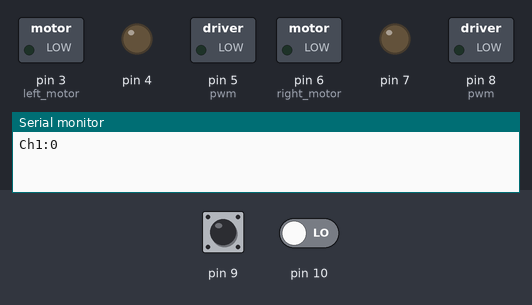
Recording of a sketch running on a simulated Arduino Uno, built with avr-gcc and run on an emulated ATmega328P. Parts: switched loads named in the sketch (green lamp = pin HIGH), output pins drawn as LEDs (lit = HIGH), the last lines printed to the serial monitor. Inputs (shaded band) come from the test bench; at power-on: pin 9 LOW, pin 10 LOW.

Above: at 1.2 s.
1.3 s: pin 9 pulsed HIGH 2 times (0.12 s each, 0.3 s apart)
At 2.2 s:
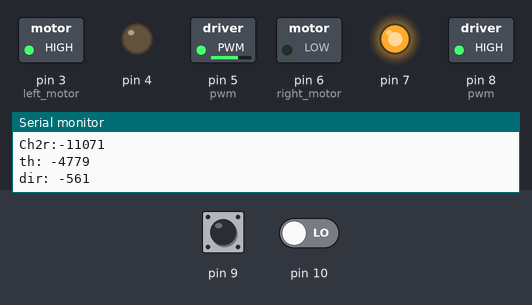
At 5.4 s:
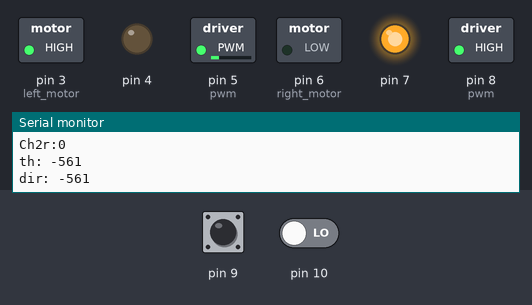
Timing chart, 0 to 6.9 s (numbered marks = the images above; inputs shaded):
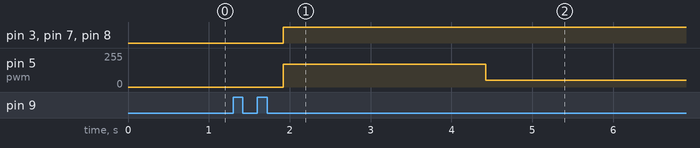

The sketch:

rc_controller3.ino
```cpp
// Define Variables:
//const int chA=3;  //Constant variables relating to pin locations
//const int chB=2;

//#define chA 3;  //Constant variables relating to pin locations
//#define chB 2;

int ch1;  //Varibles to store and display the values of each channel
int ch2l;
int ch2;
int ch3;
int ch4;
int ch5;


// the setup routine runs once when you press reset:
void setup() {
  // initialize serial communication at 9600 bits per second:
  Serial.begin(9600);
  // Set input pins
 // pinMode(5,INPUT);
 // pinMode(10, INPUT);
  pinMode( 9, INPUT);
  pinMode( 10, INPUT);

  pinMode(6, OUTPUT); // right motor
  pinMode(7, OUTPUT);
  pinMode(8, OUTPUT); //pwm

  pinMode(3, OUTPUT); //left motor
  pinMode(4, OUTPUT);
  pinMode(5, OUTPUT); //pwm

}

void stop() {
  analogWrite(8, 0);
  analogWrite(5, 0);
}


//Main Program
void loop() {
  // read the input channels
  ch1 = pulseIn (10,HIGH);  //Read and store channel 1
  Serial.print ("Ch1:");  //Display text string on Serial Monitor to distinguish variables
  Serial.print (ch1);     //Print in the value of channel 1
  Serial.println();
  //Serial.print (" . | . ");

  ch2 = pulseIn (9,HIGH);
  Serial.print ("Ch2r:");
  Serial.print (ch2);
  Serial.println();
  //Serial.print (" . | . ");

//  ch3 = pulseIn (11,HIGH);
//  Serial.print ("Ch3:");
//  Serial.print (ch3);
//  Serial.print (" . | . ");

//  ch4 = pulseIn (6,HIGH);
//  Serial.print ("Ch4:");
//  Serial.print (ch4);
//  Serial.print (" . | . ");

//  ch5 = pulseIn (7,HIGH);
//  Serial.print ("Ch5:");
//  Serial.print (ch5);
//  Serial.print (" . | . ");

  int th = map(ch2, 950, 2000, -200, 200);
  //int th2 = map(ch2l, 950, 2000, -240, 240);
  int dir = map(ch1, 950, 2000, -200, 200);

  Serial.print("th: "); //print the positive throttle
  Serial.println(th); //print the positive throttle
  Serial.print("dir: "); //print the positive throttle
  Serial.println(dir); //print the positive throttle
  delay(500);

  if (th > 20){
    if (th < 120) {
    th = 120;
  }
  digitalWrite(6, HIGH); //forward
  digitalWrite(7, LOW);
  analogWrite(8, th);
  digitalWrite(3, LOW);
  digitalWrite(4, HIGH);
  analogWrite(5, th);
  }
  else if (th < -20){  //back
    if (th > -120) { //if abs signal is less than 120 then the th is automatically set to 120
    th = 120;
  }
  digitalWrite(6, LOW);
  digitalWrite(7, HIGH);
  analogWrite(8, abs(th));
  digitalWrite(3, HIGH);
  digitalWrite(4, LOW);
  analogWrite(5, abs(th));
  }
  else if (dir > 20){  //right turn
//  digitalWrite(6, LOW);
//  digitalWrite(7, HIGH);
//  analogWrite(8, dir);
  if (dir < 120) {
    dir = 120;
  }
  digitalWrite(3, LOW);
  digitalWrite(4, HIGH);
  analogWrite(5, dir);
  }
  else if (dir < -20){  //left turn
  if (dir > -150) { //if abs signal is less than 120 then the dir is automatically set to 120
    dir = 150;
  }
  digitalWrite(6, HIGH);
  digitalWrite(7, LOW);
  analogWrite(8, abs(dir));
//  digitalWrite(3, HIGH);
//  digitalWrite(4, LOW);
//  analogWrite(5, abs(dir));
  }
  else {
    stop();
  }


}
```

Measured:
- after the input at 1.3 s, pin 3 (left_motor), pin 7, pin 8 (pwm): LOW → HIGH after 0.62 s instead of 1.2 s; pin 5 (pwm): 0/255 → 171/255 after 0.62 s, → 49/255 2.5 s later
